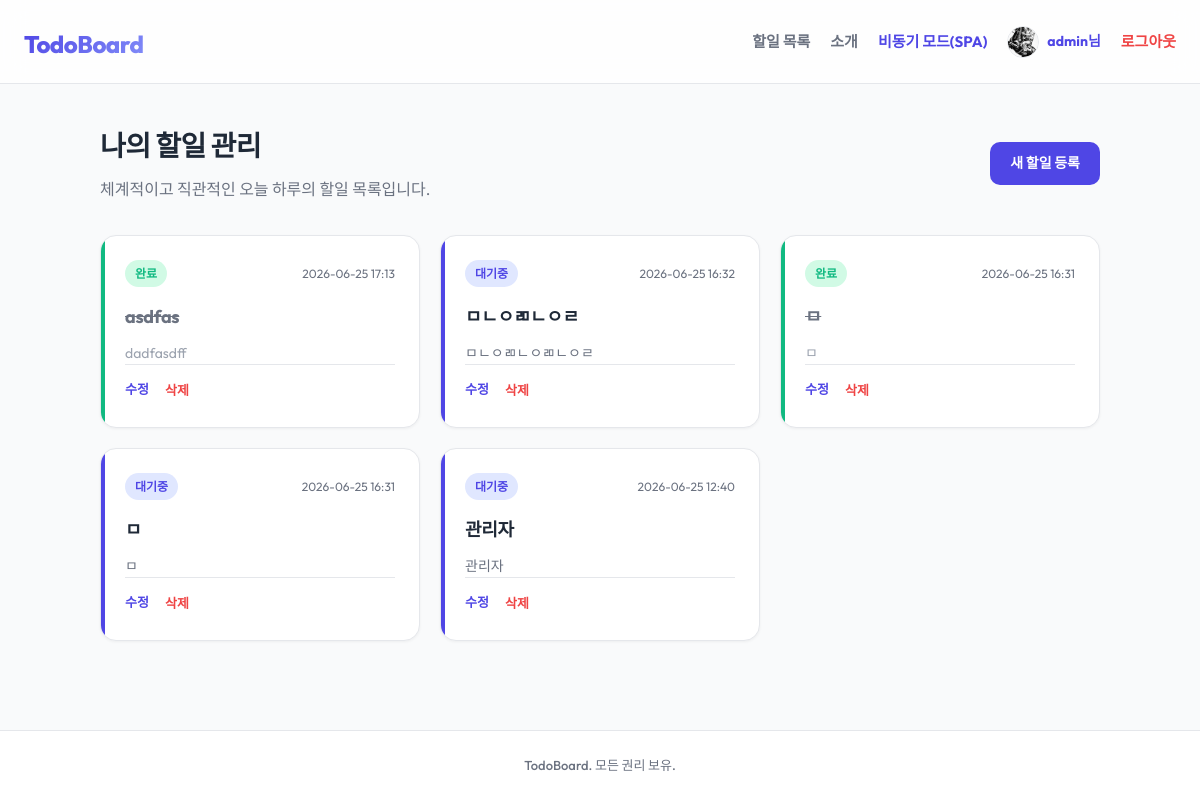
The app's page / (signed in), older data.
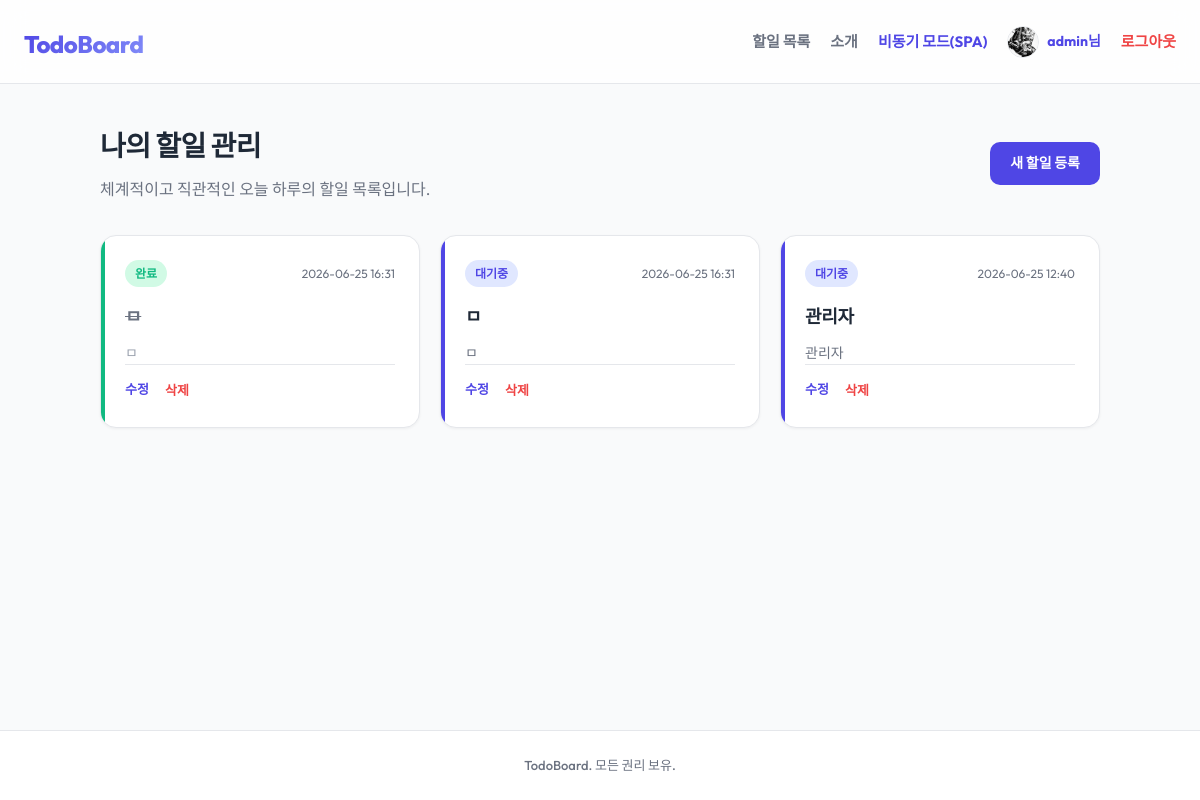
The same page, newer data.
### todos/models.py (models this page shows, shortened)
class Todo(models.Model):
    image = models.ImageField(upload_to='todos/images/', blank=True, null=True)
    author = models.ForeignKey(
        settings.AUTH_USER_MODEL,
        on_delete=models.CASCADE,
        related_name='todos',
        null=True,
        blank=True
    )
    title = models.CharField(max_length=200)
    content = models.TextField(blank=True)
    is_completed = models.BooleanField(default=False)
    created_at = models.DateTimeField(auto_now_add=True)
    updated_at = models.DateTimeField(auto_now=True)

### todos/views.py (the view)
# urls.py: path('', views.todo_list, name='todo_list'),
@login_required
def todo_list(request):
    todos = Todo.objects.filter(author=request.user).order_by('-created_at')
    return render(request, 'todos/todo_list.html', {'todos': todos})

### todos/context_processors.py (called while the page is built)
def global_spa_config(request):
    try:
        api_url = reverse('todos:api_todo-list')
    except Exception:
        api_url = '/api/todos/'
    return {
        'API_BASE_URL': api_url,
        'SITE_META_TITLE': 'TodoBoard Premium SPA',
    }

### todos/templates/todos/todo_list.html (shortened to what this page needs)
{% extends 'todos/base.html' %}
{% block content %}
<div class="content-header">
    <div class="header-text">
        <h2 class="section-title">나의 할일 관리</h2>
        <p class="section-desc">체계적이고 직관적인 오늘 하루의 할일 목록입니다.</p>
    </div>
    <a href="{% url 'todos:todo_create' %}" class="btn btn-primary">새 할일 등록</a>
</div>
<div class="todo-board-container">
    <div class="todo-grid">
        {% for todo in todos %}
            <div class="todo-card {% if todo.is_completed %}completed{% endif %}">
                <div class="todo-card-header">
                    <span class="status-badge">
                        {% if todo.is_completed %}완료{% else %}대기중{% endif %}
                    </span>
                    <span class="todo-date">{{ todo.created_at|date:"Y-m-d H:i" }}</span>
                </div>
                <h3 class="todo-title">{{ todo.title }}</h3>
                {% if todo.content %}
                    <p class="todo-body">{{ todo.content }}</p>
                {% endif %}
                <div class="todo-actions">
                    <a href="{% url 'todos:todo_update' todo.pk %}" class="btn-text">수정</a>
                    <form action="{% url 'todos:todo_delete' todo.pk %}" method="post" class="delete-form" onsubmit="return confirm('정말 이 할일을 삭제하시겠습니까?');">
                        <button type="submit" class="btn-text btn-delete">삭제</button>
                    </form>
                </div>
            </div>
        {% empty %}
            <div class="empty-state">
                <p>등록된 할일이 없습니다. 상단의 '새 할일 등록' 버튼을 눌러 추가해 보세요.</p>
            </div>
        {% endfor %}
    </div>
</div>
{% endblock %}

Row changes from the older to the newer data that the page shows:
removed Todo: is_completed "완료", created_at "2026-06-25 17:13", title "asdfas", content "dadfasdff"
removed Todo: is_completed "대기중", created_at "2026-06-25 16:32", title "ㅁㄴㅇㄻㄴㅇㄹ", content "ㅁㄴㅇㄻㄴㅇㄻㄴㅇㄹ"
